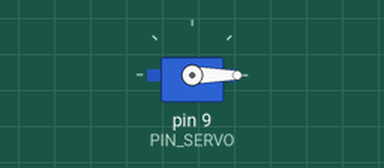
This sketch was run on a simulated Arduino Uno, built with avr-gcc and run on an emulated ATmega328P. Parts: servo.

Above: at 0.05 s.
At 4.25 s:
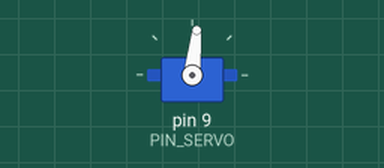
At 8.55 s:
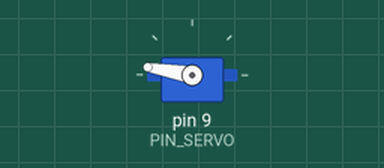
At 17.05 s:
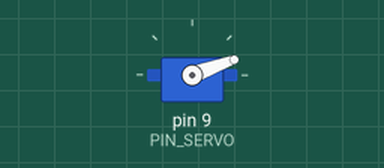
Timing chart, 0 to 23.4 s (numbered marks = the images above):
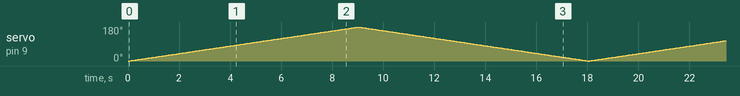

The sketch:

d03_servo_radar.ino
```cpp
/**
 * Servo Radar
 * 3. 서보모터를 이용하여 레이더 탐지처럼 되게 해주세요.
 */

#include <Servo.h>

int PIN_SERVO = 9;
int MIN_ANGLE = 0;
int MAX_ANGLE = 180;
int angle = 0;
int sw = 1;

Servo servo;

void setup() {
  servo.attach(PIN_SERVO);
}

void loop() {
  servo.write(angle);
  delay(50);
  angle += sw;
  if (angle == MAX_ANGLE || angle == MIN_ANGLE)
    sw = sw * -1;
}
```
